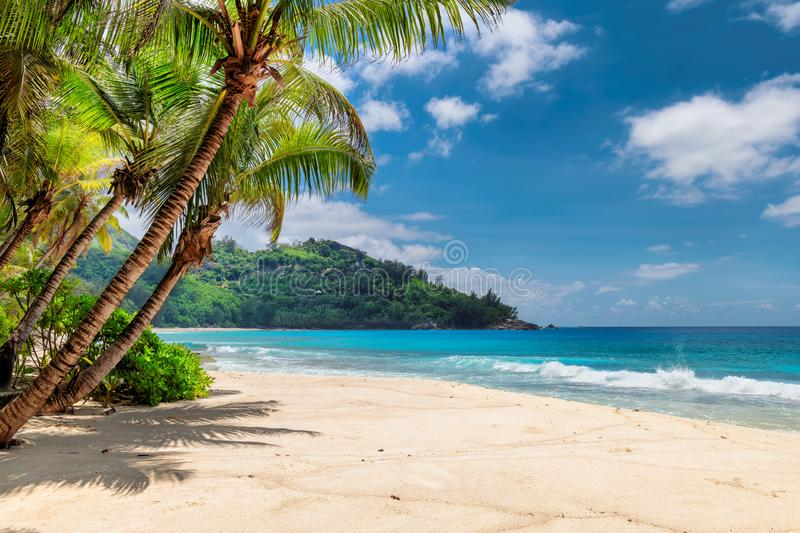
#> input picture IP journl/nature.jpg, 800 x 533 px, found by its file name
$ python 'program to perform gausion low pass .py'
#> lines starting #> are read from the running program, lines starting #| are printed output that depends on the picture
import cv2
import matplotlib.pyplot as plt
import numpy as np
import math
Img=cv2.imread('C:/Users/sahil/OneDrive - 834sys/Documents/Python Scripts/nature.jpg',0)
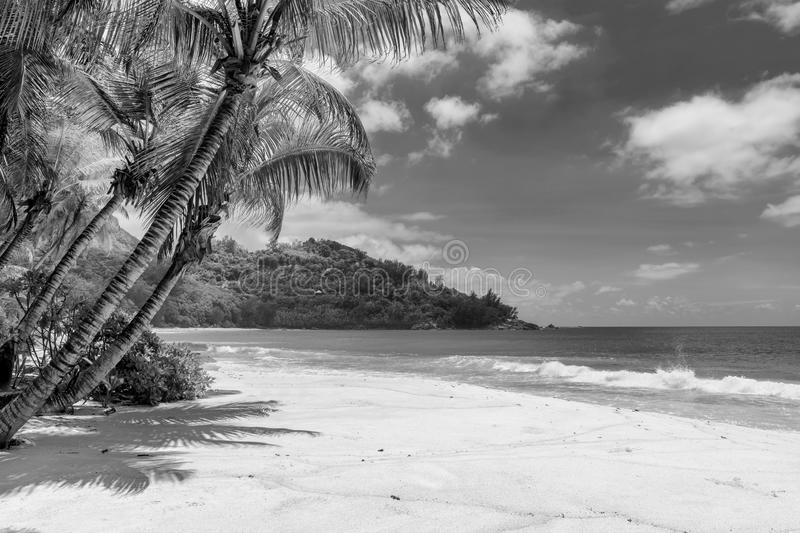
#> Img: shape (533, 800); min 0, max 255, mean 141.9
M,N=Img.shape
#> M = 533; N = 800
D=np.zeros((M,N))
H=np.zeros((M,N))
p=np.zeros((M,N))
Do=int(input('Enter the cut off frequency'))
#> the answer given: 3
n=int(input('Enter the order of filter'))
#> the answer given: 3
for x in range(0,M):
 for y in range(0,N):
    D[x,y]=((x-(M/2))**2+(y-(N/2))**2)**0.5
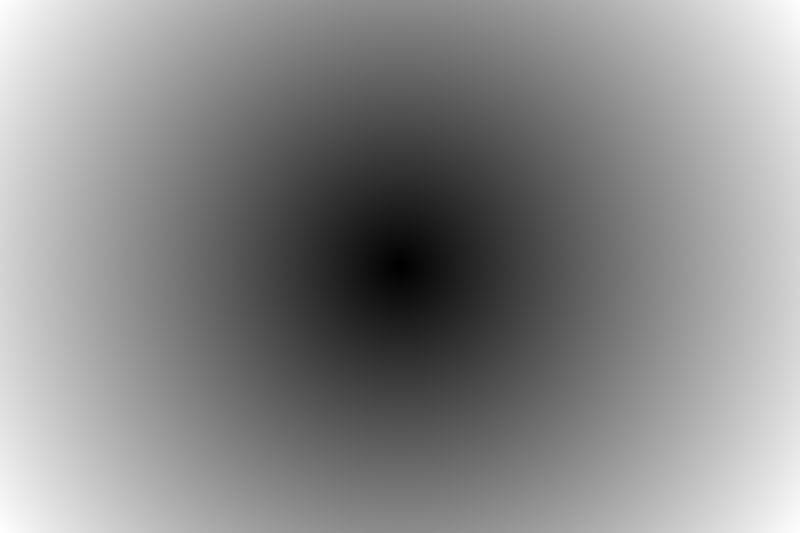
#> D: shape (533, 800) float64; min 0.5, max 480.6, mean 258.1; drawn with min black and max white
for x in range(0,M):
 for y in range(0,N):
     p[x,y]=((D[x,y]*D[x,y])/(2*Do*Do))
     H[x,y]=math.exp(-p[x,y])
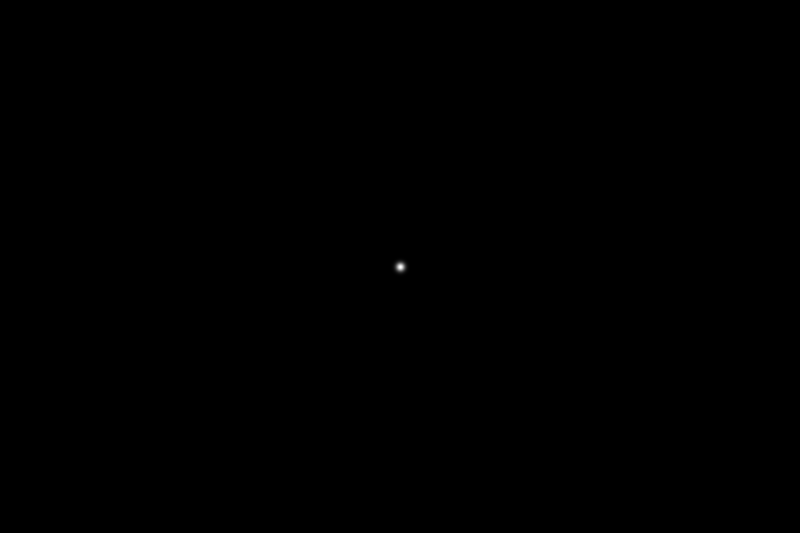
#> H: shape (533, 800) float64; min 0, max 0.986, mean 0.000133
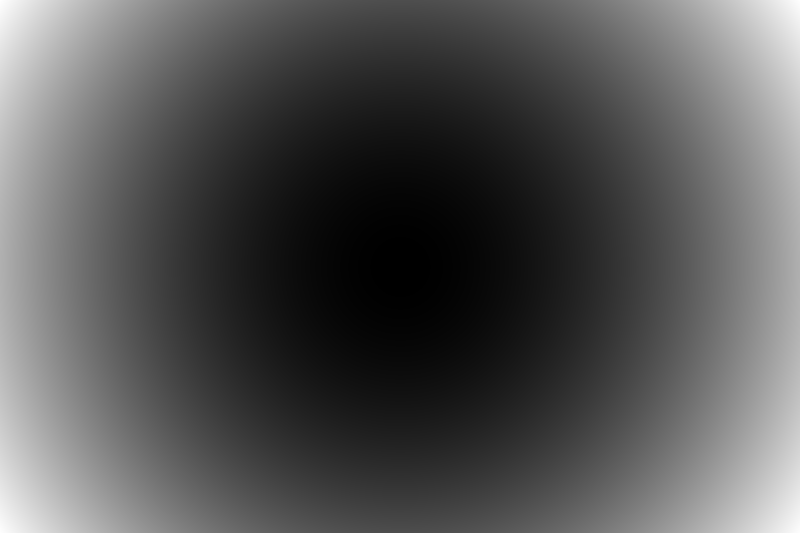
#> p: shape (533, 800) float64; min 0.0139, max 12834.6, mean 4278.2; drawn with min black and max white
f=np.fft.fft2(Img)
fshift=np.fft.fftshift(f)
O_img=fshift*H
mag_s=20*np.log(np.abs(fshift))
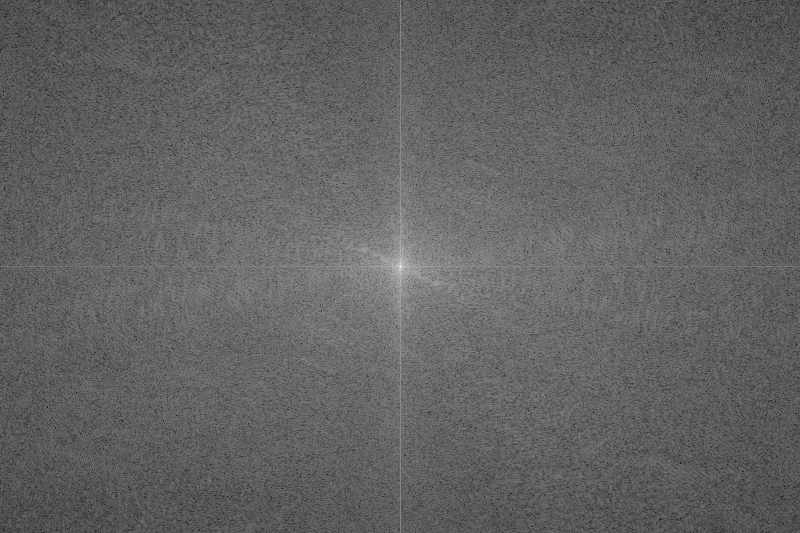
#> mag_s: shape (533, 800) float64; min 62.25, max 358.4, mean 176.7; drawn with min black and max white
f_ishift = np.fft.ifftshift(O_img)
img_back = np.fft.ifft2(f_ishift)
img_back = np.abs(img_back)
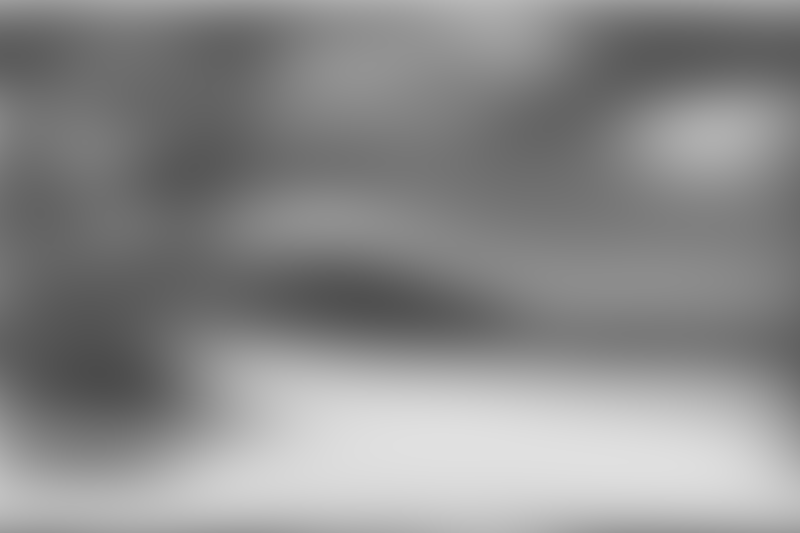
#> img_back: shape (533, 800) float64; min 75.62, max 224.9, mean 140
plt.figure()
plt.subplot(221),plt.imshow(Img,cmap='gray'),plt.title('Original image')
plt.subplot(222),plt.imshow(H,cmap='gray'),plt.title('Low Pass mask')
plt.subplot(223),plt.imshow(mag_s,cmap='gray'),plt.title('FFT image')
plt.subplot(224),plt.imshow(img_back,cmap='gray'),plt.title(' Gaussian Low Pass filtered image')
plt.show()

$ run again, with IP journl/balloon.jpg copied over IP journl/nature.jpg
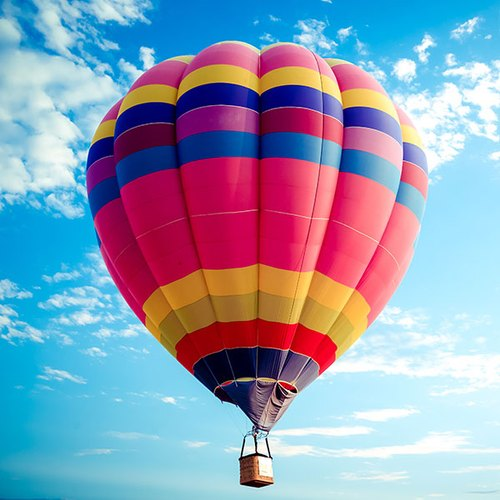
#> input picture IP journl/balloon.jpg, 500 x 500 px, found by its file name
#> after the loop `for x in range(0,M):`:
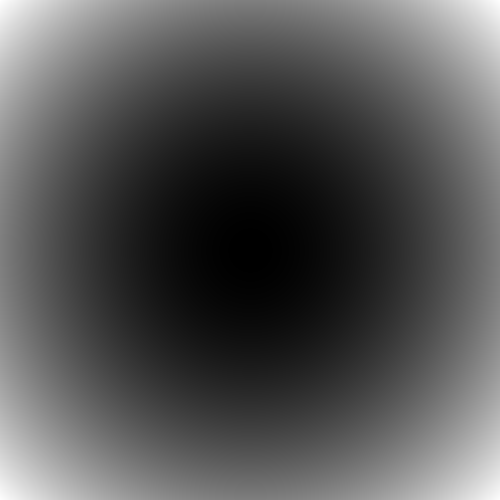
#> p: shape (500, 500) float64; min 0, max 6944.4, mean 2314.8; drawn with min black and max white
#> `img_back = np.abs(img_back)`:
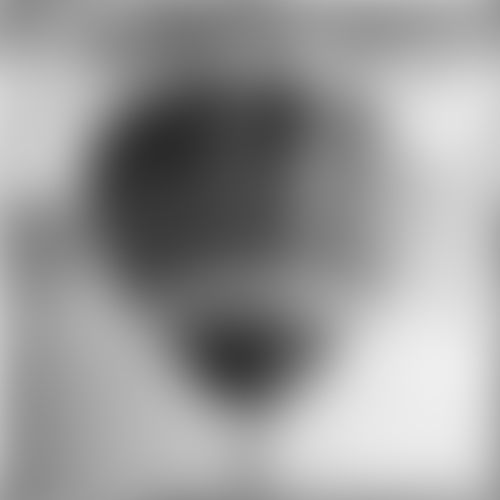
#> img_back: shape (500, 500) float64; min 43.1, max 238.9, mean 154.6
